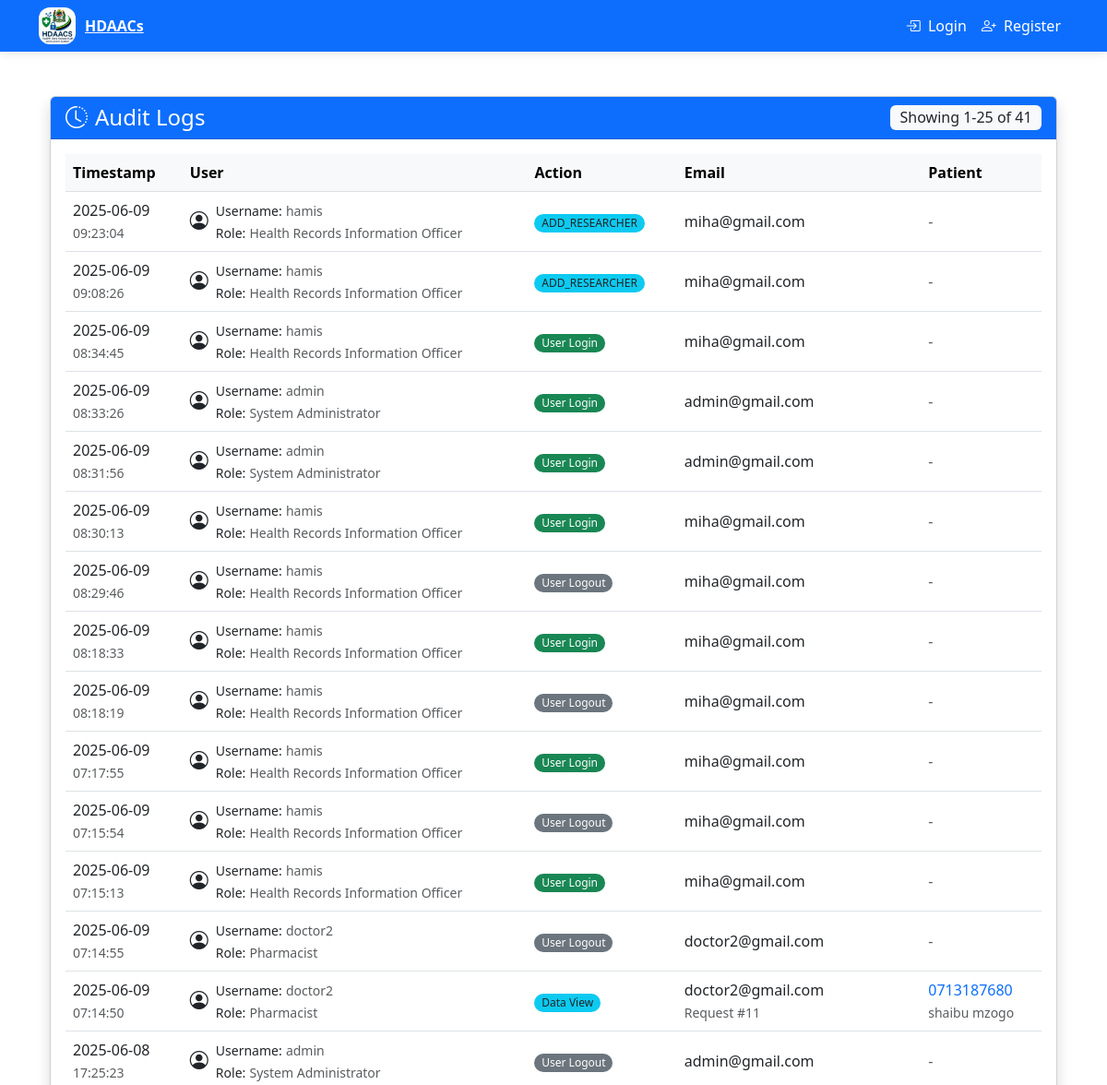
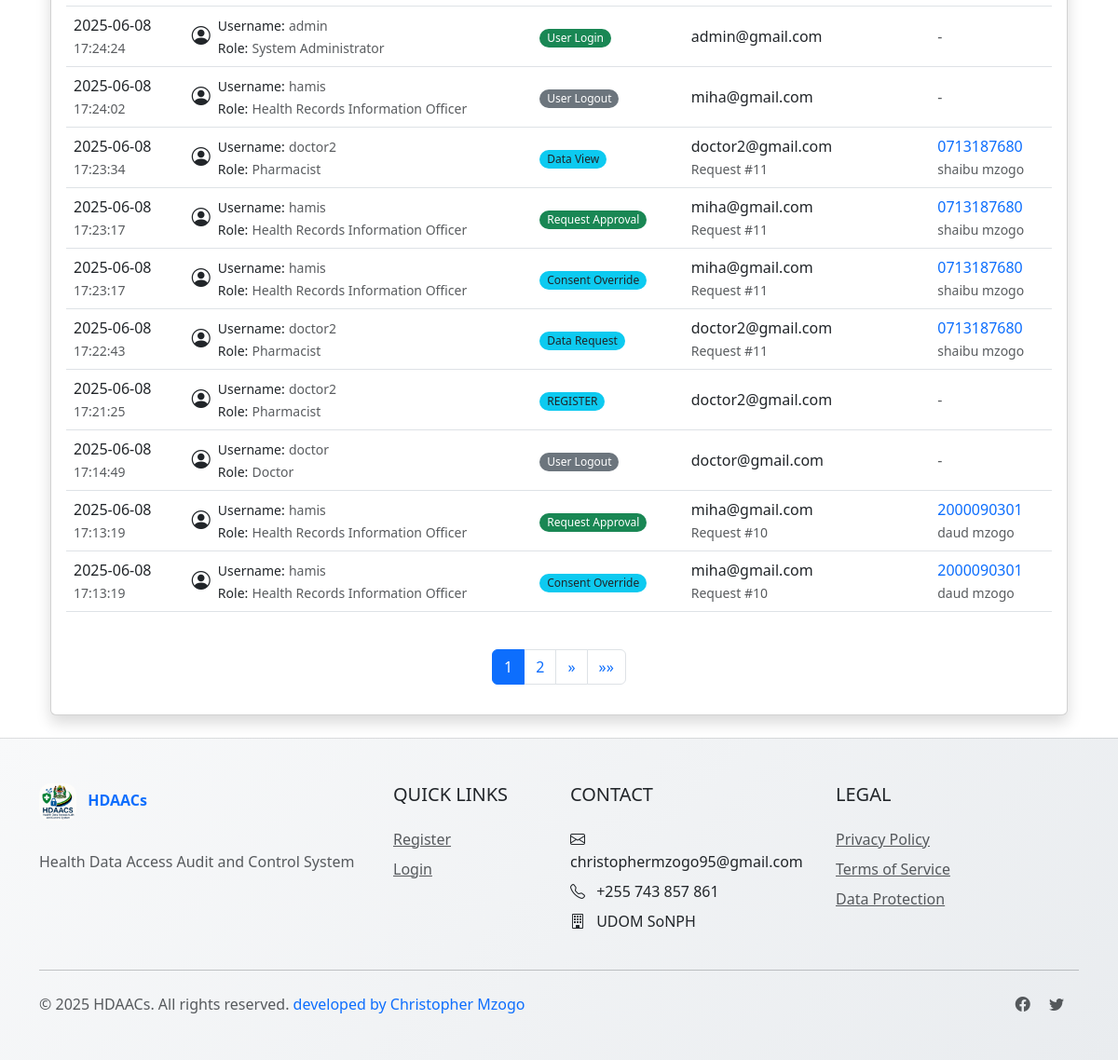
The app's page /audit/, older data (2 pictures, top to bottom).
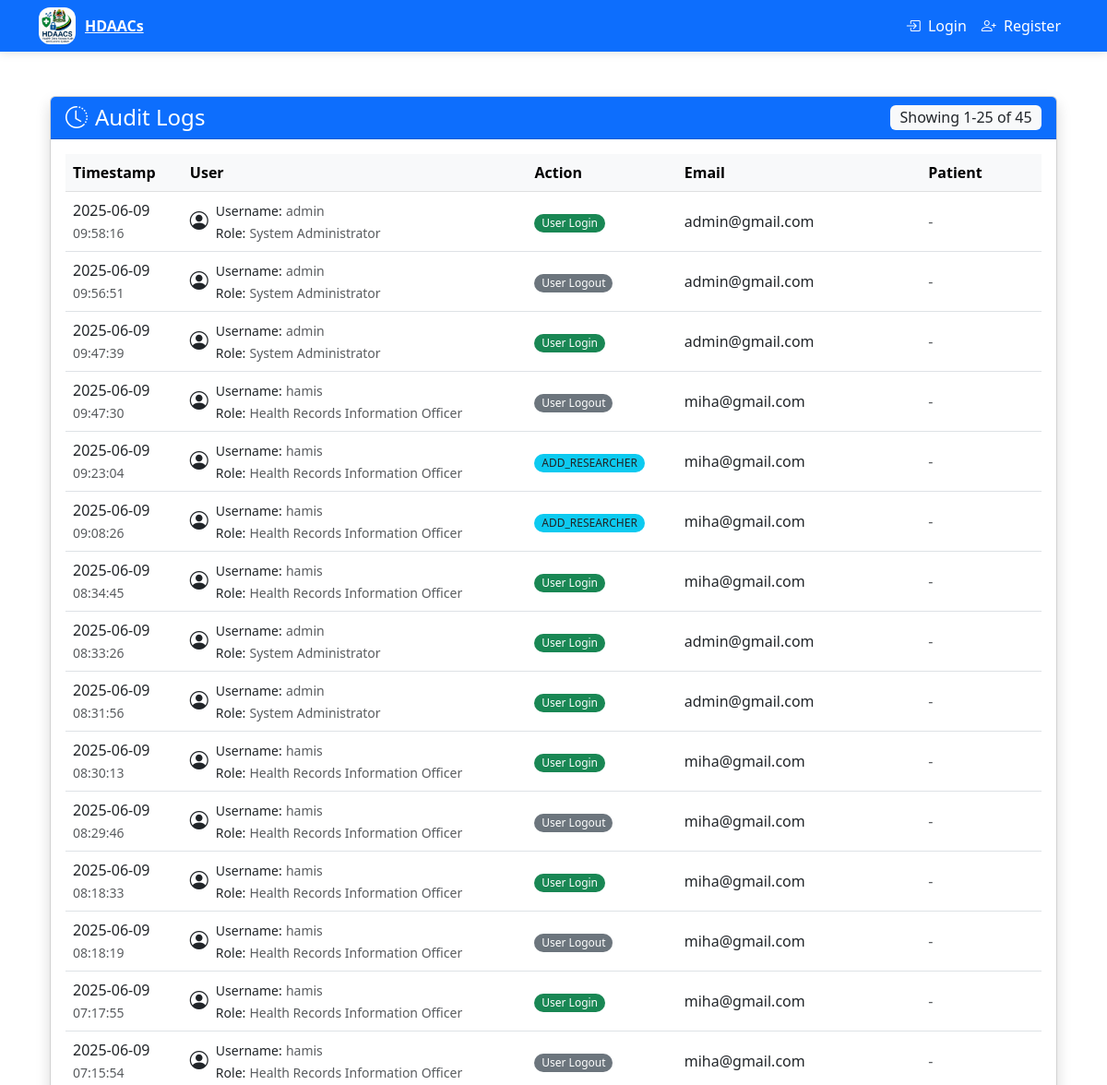
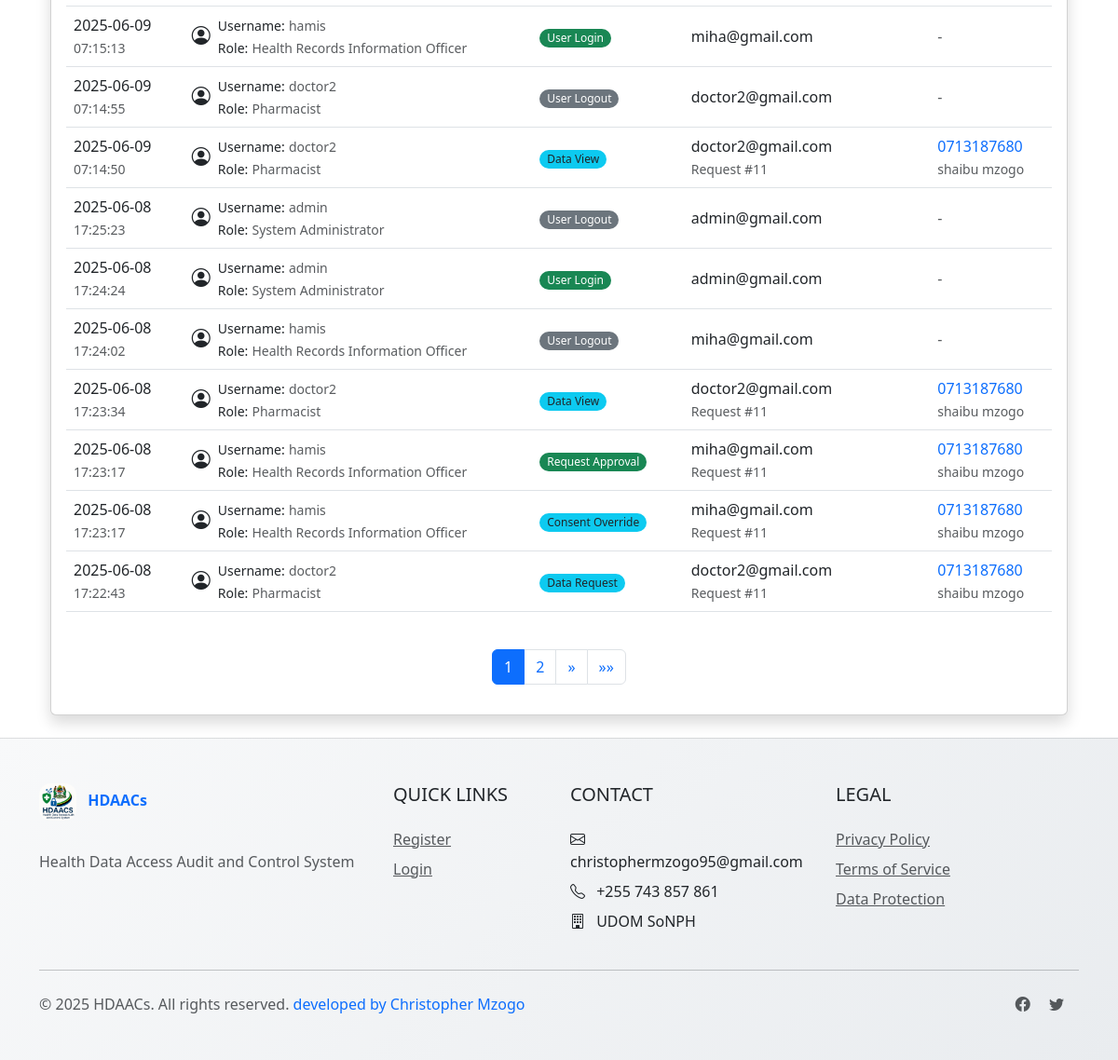
The same page, newer data (2 pictures, top to bottom).
### audit/models.py (models this page shows, shortened)
class AuditLog(models.Model):
    ACTION_CHOICES = [
        ('LOGIN', 'User Login'),
        ('LOGOUT', 'User Logout'),
        ('VIEW', 'Data View'),
        ('REQUEST', 'Data Request'),
        ('APPROVE', 'Request Approval'),
        ('DENY', 'Request Denial'),
        ('CONSENT', 'Consent Response'),
        ('OVERRIDE', 'Consent Override'),
        ('SHARE', 'Data Sharing'),
        ('HOD_NOTIFY', 'HOD Notification'),
    ]
    user = models.ForeignKey(User, on_delete=models.SET_NULL, null=True, blank=True)
    action = models.CharField(max_length=20, choices=ACTION_CHOICES)
    patient = models.ForeignKey('patients.Patient', on_delete=models.SET_NULL, null=True, blank=True)
    request = models.ForeignKey('requests.DataRequest', on_delete=models.SET_NULL, null=True, blank=True)
    timestamp = models.DateTimeField(auto_now_add=True)
    ip_address = models.GenericIPAddressField(blank=True, null=True)
    class Meta:
        ordering = ['-timestamp']

### accounts/models.py (models this page shows, shortened)
class CustomUser(AbstractUser):
    FACILITY_CHOICES = [
        ('FAC1', 'Main Hospital'),
        ('FAC2', 'Regional Clinic'),
    ]
    ROLE_CHOICES = [
        ('HRIO', 'Health Records Information Officer'),
        ('DOCTOR', 'Doctor'),
        ('NURSE', 'Nurse'),
        ('PHARMACIST', 'Pharmacist'),
        ('ICT', 'ICT Staff'),
        ('HOD', 'Head of Department'),
        ('ADMIN', 'System Administrator'),
        ('AUDITOR', 'Auditor'),
        ('RESEARCHER', 'Researcher'),
    ]
    facility = models.CharField(max_length=50, choices=FACILITY_CHOICES, blank=True, null=True)
    role = models.CharField(max_length=20, choices=ROLE_CHOICES)
    department = models.CharField(max_length=100, blank=True, null=True)
    phone_number = models.CharField(max_length=20, blank=True, null=True)

### requests/models.py (models this page shows, shortened)
class DataRequest(models.Model):
    STATUS_CHOICES = [
        ('PENDING', 'Pending'),
        ('APPROVED', 'Approved'),
        ('DENIED', 'Denied'),
        ('EXPIRED', 'Expired'),
    ]
    requester = models.ForeignKey(CustomUser, on_delete=models.CASCADE, related_name='requests_made')
    hrio = models.ForeignKey(CustomUser, on_delete=models.CASCADE, related_name='requests_handled')
    patient = models.ForeignKey(Patient, on_delete=models.CASCADE)
    purpose = models.TextField()
    status = models.CharField(max_length=10, choices=STATUS_CHOICES, default='PENDING')
    created_at = models.DateTimeField(auto_now_add=True)
    updated_at = models.DateTimeField(auto_now=True)
    expires_at = models.DateTimeField()

### patients/models.py (models this page shows, shortened)
class Patient(models.Model):
    STATUS_CHOICES = [
        ('NORMAL', 'Normal'),
        ('CHRONIC', 'Chronic'),
        ('CRITICAL', 'Critical'),
    ]
    patient_number = models.CharField(
        max_length=20,
        unique=True,
        validators=[MinLengthValidator(10)]
    )
    first_name = models.CharField(max_length=100)
    last_name = models.CharField(max_length=100)
    date_of_birth = models.DateField()
    status = models.CharField(max_length=10, choices=STATUS_CHOICES, default='NORMAL')
    phone_number = models.CharField(max_length=20)
    email = models.EmailField(blank=True, null=True)
    created_by = models.ForeignKey(CustomUser, on_delete=models.SET_NULL, null=True)
    created_at = models.DateTimeField(auto_now_add=True)
    updated_at = models.DateTimeField(auto_now=True)

### audit/views.py (the view)
# urls.py: path('', views.audit_logs, name='audit_logs'),
def audit_logs(request):
    logs_list = AuditLog.objects.select_related('user', 'patient').order_by('-timestamp')
    paginator = Paginator(logs_list, 25)
    page = request.GET.get('page')
    try:
        logs = paginator.page(page)
    except PageNotAnInteger:
        logs = paginator.page(1)
    except EmptyPage:
        logs = paginator.page(paginator.num_pages)
    context = {
        'logs': logs,
        'debug': False  # Set to True temporarily for debugging
    }
    return render(request, 'audit/logs.html', context)

### audit/templates/audit/logs.html (shortened to what the changed rows need)
{% extends 'base.html' %}
{% block content %}
<div class="container-fluid">
    <div class="row mt-4">
        <div class="col-12">
            <div class="card shadow">
                <div class="card-header bg-primary text-white d-flex justify-content-between align-items-center">
                    <h4 class="mb-0">
                        <i class="bi bi-clock-history me-2"></i>Audit Logs
                    </h4>
                    <span class="badge bg-light text-dark fs-6">
                        Showing {{ logs.start_index }}-{{ logs.end_index }} of {{ logs.paginator.count }}
                    </span>
                </div>
                <div class="card-body">
                    <div class="table-responsive">
                        <table class="table table-hover align-middle">
                            <thead class="table-light">
                                <tr>
                                    <th class="w-15">Timestamp</th>
                                    <th class="w-15">User</th>
                                    <th class="w-15">Action</th>
                                    <th class="w-25">Email</th>
                                    <th class="w-15">Patient</th>
                                </tr>
                            </thead>
                            <tbody>
                                {% for log in logs %}
                                <tr>
                                    <td>
                                        <span class="d-block">{{ log.timestamp|date:"Y-m-d" }}</span>
                                        <small class="text-muted">{{ log.timestamp|time:"H:i:s" }}</small>
                                    </td>
                                    <td>
                                        {% if log.user %}
                                            <div class="d-flex align-items-center">
                                                <div class="flex-shrink-0 me-2">
                                                    <i class="bi bi-person-circle fs-5"></i>
                                                </div>
                                                <div>
                                                    <small>Username:</small> <small class="text-muted">{{ log.user.username }}</small><br>
                                                    <small>Role:</small> <small class="text-muted">{{ log.user.get_role_display }}</small>
                                                </div>
                                            </div>
                                        {% else %}
                                            <span class="text-muted">System</span>
                                        {% endif %}
                                    </td>
                                    <td>
                                        <span class="badge rounded-pill
                                            {% if log.action == 'LOGIN' %}bg-success
                                            {% elif log.action == 'LOGOUT' %}bg-secondary
                                            {% elif 'DENY' in log.action %}bg-danger
                                            {% elif 'APPROVE' in log.action %}bg-success
                                            {% else %}bg-info text-dark{% endif %}">
                                            {{ log.get_action_display }}
                                        </span>
                                    </td>
                                    <td>
                                        <div class="text-truncate" style="max-width: 250px;">
                                            {% if log.user %}
                                                {{ log.user.email }}
                                            {% else %}
                                                <span class="text-muted">-</span>
                                            {% endif %}
                                        </div>
                                        {% if log.request %}
                                            <small class="text-muted">Request #{{ log.request.id }}</small>
                                        {% endif %}
                                    </td>
                                    <td>
                                        {% if log.patient %}
                                            <a href="{% url 'patient_detail' log.patient.pk %}"
                                               class="text-decoration-none">
                                                <span class="d-block">{{ log.patient.patient_number }}</span>
                                                <small class="text-muted">{{ log.patient.first_name }} {{ log.patient.last_name }}</small>
                                            </a>
                                        {% else %}
                                            <span class="text-muted">-</span>
                                        {% endif %}
                                    </td>
                                </tr>
                                {% endfor %}
                            </tbody>
                        </table>
                    </div>
                    {% if logs.paginator.num_pages > 1 %}
                    <nav aria-label="Page navigation">
                        <ul class="pagination justify-content-center mt-4">
                            {% for num in logs.paginator.page_range %}
                                {% if logs.number == num %}
                                <li class="page-item active"><span class="page-link">{{ num }}</span></li>
                                {% elif num > logs.number|add:'-3' and num < logs.number|add:'3' %}
                                <li class="page-item"><a class="page-link" href="?page={{ num }}">{{ num }}</a></li>
                                {% endif %}
                            {% endfor %}
                        </ul>
                    </nav>
                    {% endif %}
                </div>
            </div>
        </div>
    </div>
</div>
{% endblock %}

Row changes from the older to the newer data that the page shows:
no longer on this page (row unchanged): AuditLog: timestamp "2025-06-08", timestamp "17:21:25", user.username "doctor2", user.role "Pharmacist", action "REGISTER", user.email "doctor2@gmail.com"
no longer on this page (row unchanged): AuditLog: timestamp "2025-06-08", timestamp "17:14:49", user.username "doctor", user.role "Doctor", action "User Logout", user.email "doctor@gmail.com"
no longer on this page (row unchanged): AuditLog: timestamp "2025-06-08", timestamp "17:13:19", user.username "hamis", user.role "Health Records Information Officer", action "Request Approval", user.email "miha@gmail.com", request.id "10", patient.patient_number "2000090301", patient.first_name "daud", patient.last_name "mzogo"
no longer on this page (row unchanged): AuditLog: timestamp "2025-06-08", timestamp "17:13:19", user.username "hamis", user.role "Health Records Information Officer", action "Consent Override", user.email "miha@gmail.com", request.id "10", patient.patient_number "2000090301", patient.first_name "daud", patient.last_name "mzogo"
added AuditLog: timestamp "2025-06-09", timestamp "09:58:16", user.username "admin", user.role "System Administrator", action "User Login", user.email "admin@gmail.com"
added AuditLog: timestamp "2025-06-09", timestamp "09:56:51", user.username "admin", user.role "System Administrator", action "User Logout", user.email "admin@gmail.com"
added AuditLog: timestamp "2025-06-09", timestamp "09:47:39", user.username "admin", user.role "System Administrator", action "User Login", user.email "admin@gmail.com"
added AuditLog: timestamp "2025-06-09", timestamp "09:47:30", user.username "hamis", user.role "Health Records Information Officer", action "User Logout", user.email "miha@gmail.com"
Text that changed along with them:
{{ logs.paginator.count }}: "41" → "45"
